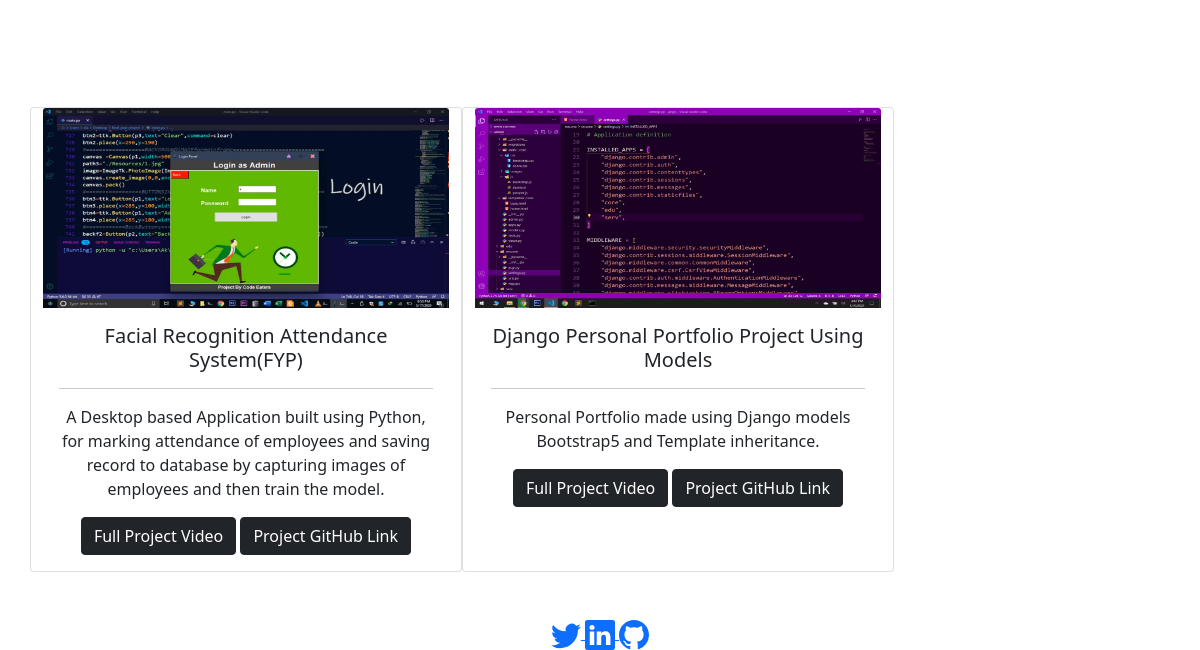
Before: / (lower part) with the older database file.
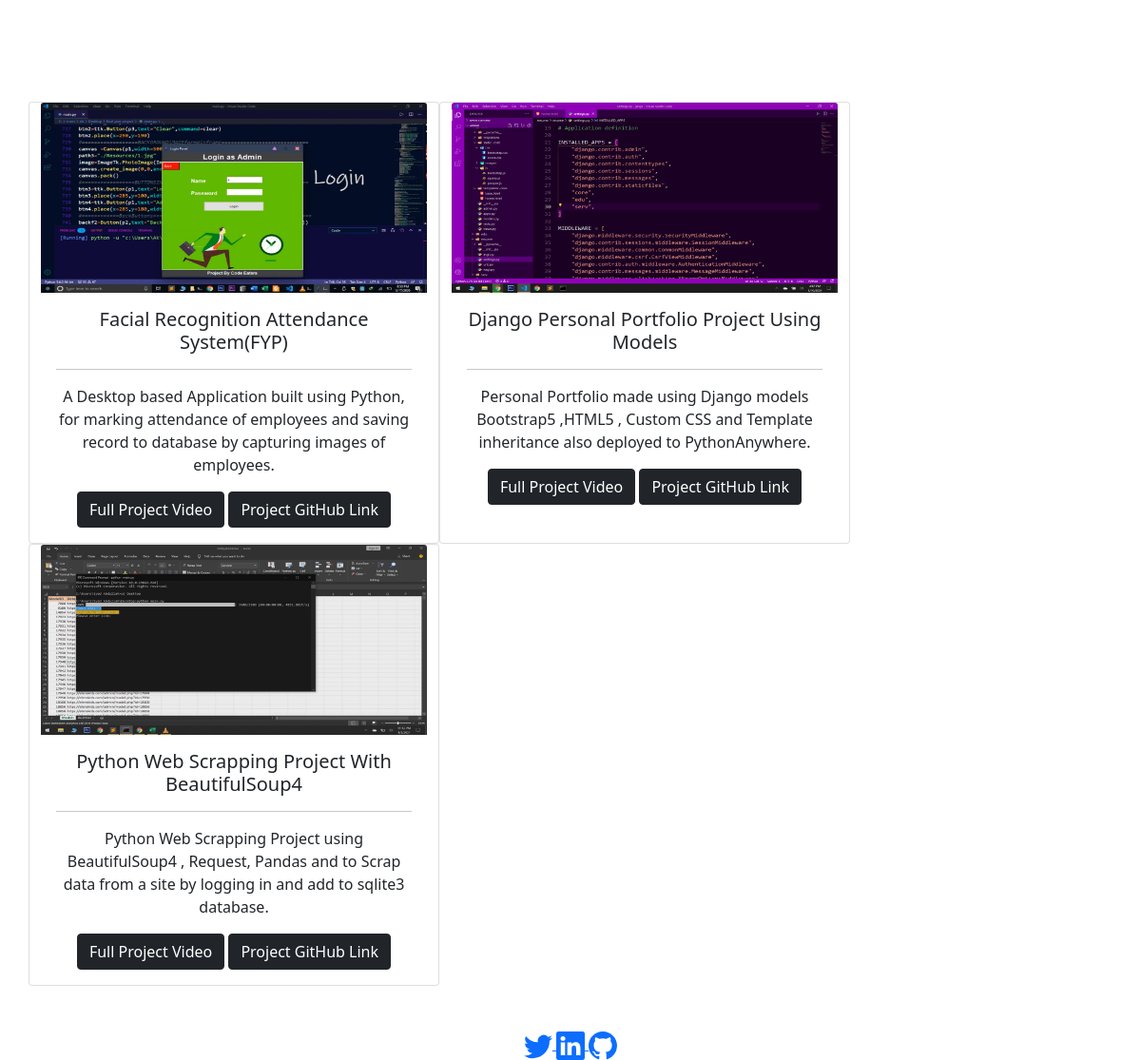
After: the same page with the newer database file.
### portfolio/models.py (models this page shows, shortened)
class Projects(models.Model):
    title = models.CharField(max_length=150)
    description = models.CharField(max_length=250)
    image = models.ImageField(upload_to="Uploads/")
    videourl = models.URLField(blank=True)
    giturl = models.URLField(blank=True)

### portfolio/views.py (the view)
# urls.py: path("", views.home, name="home"),
def home(request):
    projects = Projects.objects.all()
    return render(request, "portfolio/home.html", {"projects": projects})

### portfolio/templates/portfolio/home.html (shortened to what this page needs)
{% load static %}
<!DOCTYPE html>
<html lang="en">
<head>
    <link href="https://cdn.jsdelivr.net/npm/bootstrap@5.0.2/dist/css/bootstrap.min.css" rel="stylesheet">
    <link rel="stylesheet" href="{% static 'css/main.css' %}">
</head>
<body>
      <br>
      <br>
      <br>
      <br>
      <br>
      <br>
        <br>
        <br>
        <br>
        <br>
        <br>
        <section class="py-5 text-center container">
            <div class="row py-lg-5">
            </div>
        </section>
        <section class="py-5 container text-center" >
          <div class=" row">
          {% for items in projects %}
          <div class="card" style="width: 27rem;">
            <img src="{{ items.image.url }}" class="card-img-top" height="200">
            <div class="card-body">
              <h5 class="card-title text-center">{{ items.title }}</h5>
              <hr>
              <p class="card-text">{{ items.description }}.</p>
              <a href="{{ items.videourl }}" class="btn btn-dark  ">Full Project Video</a>
              <a href="{{ items.giturl }}" class="btn btn-dark ">Project GitHub Link</a>
            </div>
          </div>
          {% endfor %}
        </div>
      </section>
      <footer class="footer">
        <div class="container text-center">
          <a href="https://twitter.com/attariak">
          </a>
          <a href="https://www.linkedin.com/in/syed-abdullah-hussain-a78106165/">
          <a href="https://github.com/AkaAbdullah">
          </a>
        </a>
        </div>
      </footer>
</body>
</html>

Changed rows visible on the page:
changed Projects "Facial Recognition Attendance System(FYP)": description "…capturing images of employees and then train the model" → "A Desktop based Application built using Python, for marking attendance of employees and saving record to database by capturing images of employees"
changed Projects "Django Personal Portfolio Project Using Models": description "Personal Portfolio made using Django models Bootstrap5 and Template inheritance" → "Personal Portfolio made using Django models Bootstrap5 ,HTML5 , Custom CSS and Template inheritance also deployed to PythonAnywhere"
added Projects: image (picture), title "Python Web Scrapping Project With BeautifulSoup4", description "Python Web Scrapping Project using BeautifulSoup4 , Request, Pandas and to Scrap data from a site by logging in and add to sqlite3 database"
